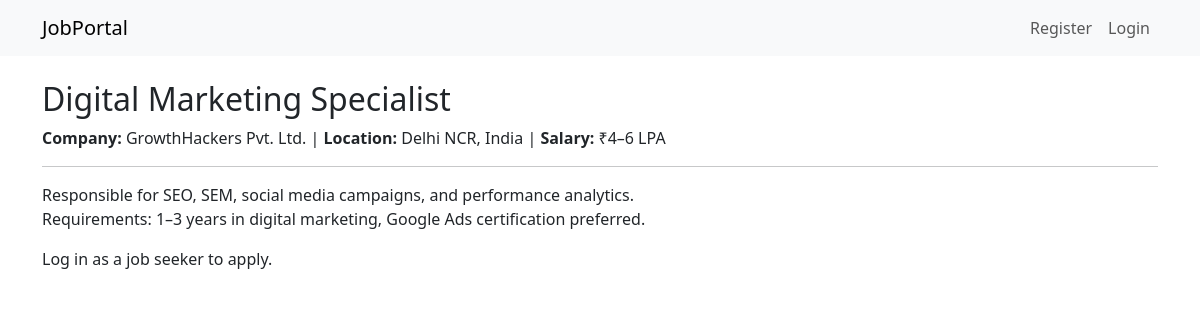
The page /job/2 on the database its author committed.
### models/models.py (models this page shows)
class Job(db.Model):
    id = db.Column(db.Integer, primary_key=True)
    title = db.Column(db.String(200), nullable=False)
    company = db.Column(db.String(200))
    location = db.Column(db.String(120))
    category = db.Column(db.String(80))
    salary = db.Column(db.String(80))
    description = db.Column(db.Text, nullable=False)
    created_at = db.Column(db.DateTime, default=datetime.utcnow)
    employer_id = db.Column(db.Integer, db.ForeignKey('user.id'), nullable=True)
    applications = db.relationship('Application', backref='job', lazy=True)

### app.py (the view, shortened to what this page needs)
    @app.route('/job/<int:job_id>', methods=['GET','POST'])
    def job_detail(job_id):
        job = Job.query.get_or_404(job_id)
        form = ApplyForm()
        return render_template('job_detail.html', job=job, form=form)

### templates/job_detail.html
{% extends 'layout.html' %}
{% block content %}
<h2>{{ job.title }}</h2>
<p><strong>Company:</strong> {{ job.company }} | <strong>Location:</strong> {{ job.location }} | <strong>Salary:</strong> {{ job.salary }}</p>
<hr>
<div>{{ job.description | nl2br }}</div>
{% if current_user.is_authenticated and current_user.role == 'jobseeker' %}
  <hr>
  <h4>Apply for this job</h4>
  <form method="POST">
    {{ form.hidden_tag() }}
    <div class="mb-3">{{ form.message.label }} {{ form.message(class="form-control", rows=4) }}</div>
    <div class="mb-3">{{ form.resume_url.label }} {{ form.resume_url(class="form-control") }}</div>
    <button class="btn btn-success">{{ form.submit.label }}</button>
  </form>
{% else %}
  <p class="mt-3">Log in as a job seeker to apply.</p>
{% endif %}
{% endblock %}

### rows shown on the page
Job: title "Digital Marketing Specialist", company "GrowthHackers Pvt. Ltd.", location "Delhi NCR, India", salary "₹4–6 LPA", description "Responsible for SEO, SEM, social media campaigns, and performance analytics. Requirements: 1–3 years in digital marketing, Google Ads certification preferred."
